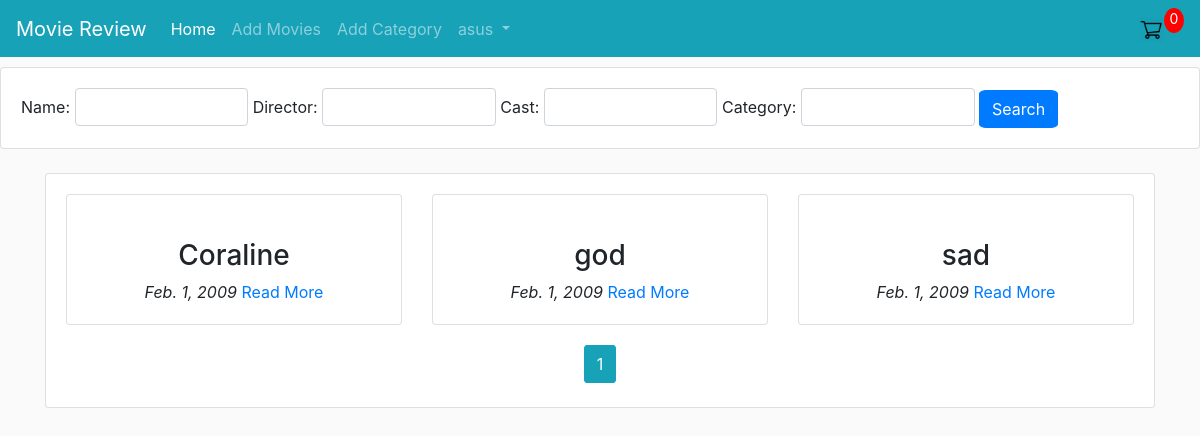
The app's page / (signed in) with its own data.
### Main/models.py (models this page shows, shortened)
class Movie(models.Model):
    name = models.CharField(max_length=300)
    director = models.CharField(max_length=300)
    category = models.ForeignKey(Category, on_delete=models.CASCADE,null=True)
    price = models.FloatField(null=True)
    cast = models.CharField(max_length=800)
    description = models.TextField(max_length=5000)
    release_date = models.DateField()
    averageRating = models.FloatField(default=0)
    image = models.URLField(default=None, null=True)
    digital = models.BooleanField(default=False,null=True, blank=True)

### Main/views.py (the view)
# urls.py: path('', views.home, name="home"),
def home (request) :
    allmovies_list = Movie.objects.all() # select * from movie
    if request.user.is_authenticated:
        customer = request.user
        order, created = Order.objects.get_or_create(customer=customer, complete=False)
        items = order.orderitem_set.all()
        cartItems = order.get_cart_items
    else :
        item = []
        order = {'get_cart_total':0,'get_cart_items':0,'shipping':False}
        cartItems = order['get_cart_items']
    myFilter = MovieFilter(request.GET, queryset=allmovies_list)
    allmovies_list = myFilter.qs
    paginator = Paginator(allmovies_list, 3)
    page = request.GET.get('page')
    try:
        allmovies = paginator.page(page)
    except PageNotAnInteger:
        allmovies = paginator.page(1)
    except EmptyPage:
        allmovies = paginator.page(paginator.num_page)
    context = {
        "movies" : allmovies ,
        'myFilter' : myFilter,
        'cartItems':cartItems
    }
    return render(request, 'main/index.html',context)

### Main/models.py (called while the page is built)
	@property
	def get_cart_items(self):
		orderitems = self.orderitem_set.all()
		total = sum([item.quantity for item in orderitems])
		return total

### Main/templates/Main/index.html (shortened to what this page needs)
{% extends 'main/base.html' %}
{% load widget_tweaks %}
{% block content %}
<div class="row">
  <div class="col">
    <div class="card card-body">
      <form method="get">
        Name:
        {{myFilter.form.name|add_class:"form-control form-control-width" }}
        Director:
        {{myFilter.form.director|add_class:"form-control form-control-width" }}
        Cast:
        {{myFilter.form.cast|add_class:"form-control form-control-width" }}
        Category:
        {{myFilter.form.category|add_class:"form-control form-control-width" }}
        <button class="btn btn-primary round" type="submit">Search</button>
      </form>
    </div>
  </div>
</div>
<div class="container">
  <br>
  <div class="card" id="backdrop">
    <div class="card-body">
      <div class="row">
        {% for movie in movies %}
        <div class="col-md-4">
          <div class="card">
            <div class="card-body">
              <div class="text-center">
                <h3 class="text-center">{{ movie.name }}</h3>
                <i class="text-center">{{ movie.release_date }}</i>
                <a href="{% url 'main:detail' movie.id %}">Read More</a>
              </div>
            </div>
          </div>
        </div>
        {% endfor %}
      </div>
    </div>
    <div class="pagination" style='margin:0 auto;'>
      <span class="step-links">
        {% for num in movies.paginator.page_range %}
        {% if movies.number == num %}
        <a class="btn btn-info mb-4 round" href="?page={{ num }}">{{ num }}</a>
        {% elif num > movies.number|add:'-3' and num < movies.number|add:'3' %}
        <a class="btn btn-outline-info mb-4 round" href="?page={{ num }}">{{ num }}</a>
        {% endif %}
        {% endfor %}
      </span>
    </div>
  </div>
</div>
{% endblock %}

### Main/templates/Main/base.html (shortened to what this page needs)
<!doctype html>
<html lang="en">
<head>
  <link rel="stylesheet" href="https://pro.fontawesome.com/releases/v5.10.0/css/all.css"
 />
  <link rel="stylesheet" href="https://cdnjs.cloudflare.com/ajax/libs/font-awesome/4.7.0/css/font-awesome.min.css">
  <link rel="stylesheet" href="https://cdn.jsdelivr.net/npm/bootstrap@4.5.3/dist/css/bootstrap.min.css"
>
  {% load static %}
  <link rel="stylesheet" type="text/css" href="{% static 'css/main.css' %}">
</head>
<body>
  <nav class="navbar navbar-expand-lg navbar-dark bg-info text-white">
    <a class="navbar-brand" href="{% url 'main:home' %}">Movie Review</a>
    <div class="collapse navbar-collapse" id="navbarSupportedContent">
      <ul class="navbar-nav mr-auto">
        <li class="nav-item active">
          <a class="nav-link" href="{% url 'main:home' %}">Home <span class="sr-only">(current)</span></a>
        </li>
        <li class="nav-item">
          <a class="nav-link" href="{% url 'main:add_movies' %}">Add Movies</a>
        </li>
        <li class="nav-item">
          <a class="nav-link" href="{% url 'main:add_category' %}">Add Category</a>
        </li>
        {% if user.is_authenticated %}
        <li class="nav-item dropdown">
          <a class="nav-link dropdown-toggle" href="#" id="navbarDropdown" role="button" data-toggle="dropdown"
            aria-haspopup="true" aria-expanded="false">
            {{ user.username }}
          </a>
        </li>
        {% endif %}
      </ul>
      {% if request.user.is_authenticated %}
      <div class="form-inline my-2 my-lg-0">
        <a href="{% url 'main:cart' %}">
          <img id="cart-icon" src="{% static 'images/shopping-cart-512.png' %}">
        </a>
        <p id="cart-total">{{cartItems}}</p>
        {% endif %}
      </div>
  </nav>
  <div class="row">
  </div>
  {% block content %}{% endblock %}
</body>
</html>

### Main/static/css/main.css (style rules this page uses)
body { background-color: hsl(0, 0%, 98%); }
#cart-icon { width:25px; display: inline-block; margin-left: 15px; }
#cart-total { display: block; text-align: center; color:#fff; background-color: red; width: 20px; height: 25px; border-radius: 50%; font-size: 14px; }
.btn { border-radius: 0; }

### Main/templates/Main/index.html (style rules this page uses)
.form-control-width { width: 15%; display: inline-block }
.round { border-radius: 10%; }

### records on screen
Movie: name "Coraline", release_date "Feb. 1, 2009"
Movie: name "god", release_date "Feb. 1, 2009"
Movie: name "sad", release_date "Feb. 1, 2009"

### other values on screen
{{ user.username }} "asus"
{{ cartItems }} "0"
{{ num }} "1"
